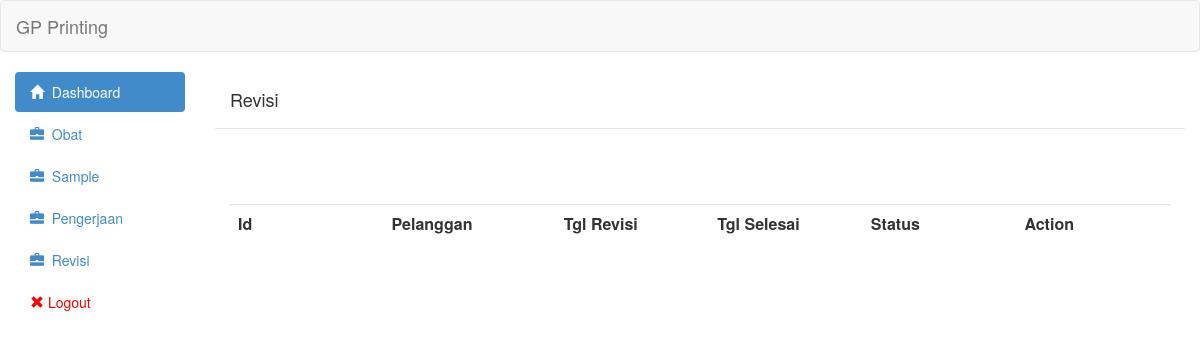
Page /view/revisi.php (signed in) on the earlier database version.
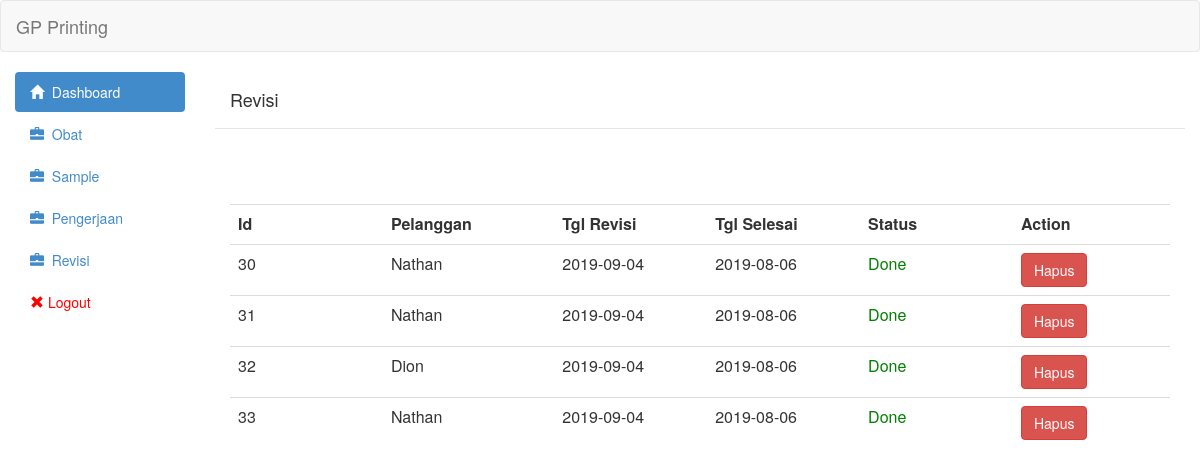
Same page on the later database version.
### tables this page shows
CREATE TABLE `revisi` (
  `id` int(11) NOT NULL,
  `id_sample` int(11) NOT NULL,
  `id_pengerjaan` int(11) NOT NULL,
  `tipe` int(11) NOT NULL,
  `tgl_mulai` date NOT NULL,
  `tgl_selesai` date NOT NULL,
  `status` int(11) NOT NULL,
  `qty_akhir` int(11) NOT NULL,
  `qty_awal` int(11) NOT NULL,
  `keterangan` text NOT NULL
);

CREATE TABLE `pelanggan` (
  `id` int(11) NOT NULL,
  `nama` varchar(255) NOT NULL,
  `alamat` text NOT NULL,
  `no_telepon` varchar(255) NOT NULL
);

### controller/revisi/revisi_show.php (the view, shortened to what this page needs)
<?php
	include('../controller/config/linken.php');
	include('../controller/config/asset.php');
	$queryGetRevisi = "SELECT revisi.id,revisi.tgl_mulai,revisi.tgl_selesai,pelanggan.nama,revisi.status FROM revisi join sample on revisi.id_sample = sample.id join pelanggan on sample.id_pelanggan = pelanggan.id ORDER BY revisi.id ASC";
	$resultGetRevisi = mysqli_query($link,$queryGetRevisi) or die(mysqli_error($link));
	 echo "<table class='table table-hover'><tr>
                        <th class='col-md-1'>Id</th>
                        <th class='col-md-1'>Pelanggan</th>
                        <th class='col-md-1'>Tgl Revisi</th>
						<th class='col-md-1'>Tgl Selesai</th>
                        <th class='col-md-1'>Status</th>
                        <th class='col-md-1'>Action</th>
						</tr>";
	while($row = mysqli_fetch_assoc($resultGetRevisi)){
	?>
                            <tr onclick='AjaxGetDetailRevisi(<?php echo $row["id"];?>)'>
								<td><?php echo $row['id']?></td>
                                <td><?php echo $row['nama']?></td>
                                <td><?php echo $row['tgl_mulai']?></td>
                                <td><?php echo $row['tgl_selesai']?></td>
								<td><?php if($row['status']==0){
									echo "<span style='color:red'>Idle</span>";
									}else if($row['status']==1){
										echo "<span style='color:blue'>On-Going</span>";
									}else if($row['status']==2){
										echo "<span style='color:green'>Done</span>";
									}else if($row['status']==3){
										echo "<span style='color:red'>Not Suitable</span>";
									}
								;?></td><td>
                                <a class='btn btn-danger' href='controller/revisi/revisi_delete.php?id="<?php echo $row["id"];?>"'>Hapus</a></td>
                            </tr>
<?php
	}
	echo "</table>"
	?>

Differences in the rows shown:
added revisi: id "30", pelanggan.nama "Nathan", tgl_mulai "2019-09-04", tgl_selesai "2019-08-06", status "Done"
added revisi: id "31", pelanggan.nama "Nathan", tgl_mulai "2019-09-04", tgl_selesai "2019-08-06", status "Done"
added revisi: id "32", pelanggan.nama "Dion", tgl_mulai "2019-09-04", tgl_selesai "2019-08-06", status "Done"
added revisi: id "33", pelanggan.nama "Nathan", tgl_mulai "2019-09-04", tgl_selesai "2019-08-06", status "Done"
